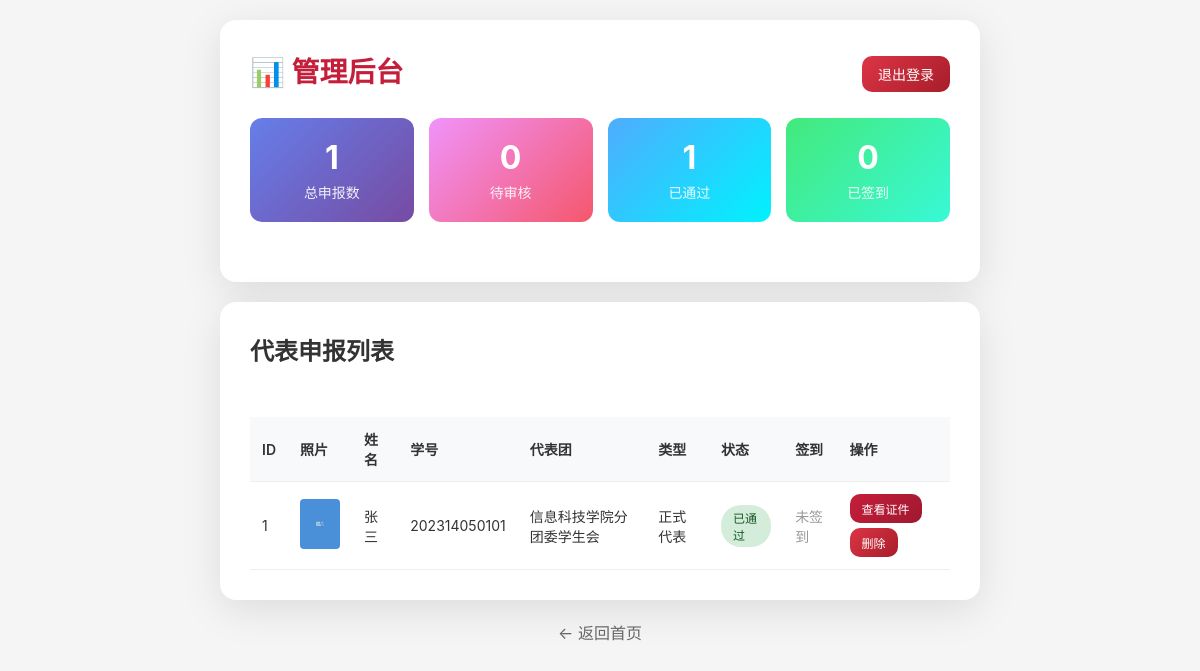
Screenshot of /admin (signed in) with the database file from the repository.
### tables this page shows
CREATE TABLE delegates (
            id INTEGER PRIMARY KEY AUTOINCREMENT,
            name TEXT NOT NULL,
            student_id TEXT NOT NULL UNIQUE,
            gender TEXT,
            political_status TEXT,
            delegation TEXT NOT NULL,
            delegation_type TEXT NOT NULL,
            class_name TEXT,
            photo_path TEXT,
            status TEXT DEFAULT 'pending',
            card_number TEXT,
            created_at TIMESTAMP DEFAULT CURRENT_TIMESTAMP,
            checked_in INTEGER DEFAULT 0,
            check_in_time TIMESTAMP
        );

### app.py (the view)
@app.route('/admin')
def admin_dashboard():
    if not session.get('admin'):
        return redirect(url_for('admin_login'))
    conn = get_db()
    c = conn.cursor()
    c.execute("SELECT * FROM delegates ORDER BY created_at DESC")
    delegates = c.fetchall()
    c.execute("SELECT COUNT(*) FROM delegates")
    total = c.fetchone()[0]
    c.execute("SELECT COUNT(*) FROM delegates WHERE status = 'pending'")
    pending = c.fetchone()[0]
    c.execute("SELECT COUNT(*) FROM delegates WHERE status = 'approved'")
    approved = c.fetchone()[0]
    c.execute("SELECT COUNT(*) FROM delegates WHERE checked_in = 1")
    checked_in = c.fetchone()[0]
    conn.close()
    return render_template('admin_dashboard.html', delegates=delegates,
                         stats={'total': total, 'pending': pending,
                                'approved': approved, 'checked_in': checked_in})

### app.py (called while the page is built)
def get_db():
    conn = sqlite3.connect(DB_PATH)
    conn.row_factory = sqlite3.Row
    return conn

### templates/admin_dashboard.html (shortened to what this page needs)
{% extends "base.html" %}
{% block content %}
<div class="card">
    <div class="admin-header">
        <div class="header" style="margin-bottom: 0; text-align: left;">
            <h1>📊 管理后台</h1>
        </div>
        <a href="{{ url_for('admin_logout') }}" class="btn btn-danger" style="padding: 8px 16px; font-size: 14px;">退出登录</a>
    </div>
    <div class="stats-grid">
        <div class="stat-card">
            <h3>{{ stats.total }}</h3>
            <p>总申报数</p>
        </div>
        <div class="stat-card" style="background: linear-gradient(135deg, #f093fb 0%, #f5576c 100%);">
            <h3>{{ stats.pending }}</h3>
            <p>待审核</p>
        </div>
        <div class="stat-card" style="background: linear-gradient(135deg, #4facfe 0%, #00f2fe 100%);">
            <h3>{{ stats.approved }}</h3>
            <p>已通过</p>
        </div>
        <div class="stat-card" style="background: linear-gradient(135deg, #43e97b 0%, #38f9d7 100%);">
            <h3>{{ stats.checked_in }}</h3>
            <p>已签到</p>
        </div>
    </div>
</div>
<div class="card">
    <div class="header" style="text-align: left;">
        <h2>代表申报列表</h2>
    </div>
    <div class="table-container">
        <table>
            <thead>
                <tr>
                    <th>ID</th>
                    <th>照片</th>
                    <th>姓名</th>
                    <th>学号</th>
                    <th>代表团</th>
                    <th>类型</th>
                    <th>状态</th>
                    <th>签到</th>
                    <th>操作</th>
                </tr>
            </thead>
            <tbody>
                {% for d in delegates %}
                <tr>
                    <td>{{ d.id }}</td>
                    <td>
                        {% if d.photo_path %}
                        <img src="/{{ d.photo_path }}" class="photo-thumb" alt="照片">
                        {% else %}
                        <span style="color: #999;">无</span>
                        {% endif %}
                    </td>
                    <td>{{ d.name }}</td>
                    <td>{{ d.student_id }}</td>
                    <td>{{ d.delegation }}</td>
                    <td>{{ d.delegation_type }}</td>
                    <td>
                        <span class="status-badge status-{{ d.status }}">
                            {% if d.status == 'pending' %}待审核
                            {% elif d.status == 'approved' %}已通过
                            {% elif d.status == 'rejected' %}已拒绝
                            {% endif %}
                        </span>
                    </td>
                    <td>
                        {% if d.checked_in %}
                        <span style="color: #28a745;">✅ 已签到</span>
                        {% else %}
                        <span style="color: #999;">未签到</span>
                        {% endif %}
                    </td>
                    <td>
                        <div class="actions">
                            <a href="{{ url_for('card_image', delegate_id=d.id) }}" class="btn btn-info" target="_blank">查看证件</a>
                            <a href="{{ url_for('delete_delegate', delegate_id=d.id) }}" class="btn btn-danger" onclick="return confirm('确定删除？此操作不可恢复！')">删除</a>
                        </div>
                    </td>
                </tr>
                {% endfor %}
            </tbody>
        </table>
    </div>
</div>
<div style="text-align: center; margin-top: 20px;">
    <a href="{{ url_for('index') }}" style="color: #666; text-decoration: none;">← 返回首页</a>
</div>
{% endblock %}

### templates/base.html (shortened to what this page needs)
<!DOCTYPE html>
<html lang="zh-CN">
<head>
</head>
<body>
    <div class="container">
        {% block content %}{% endblock %}
    </div>
</body>
</html>

### templates/base.html (style rules this page uses)
* { margin: 0; padding: 0; box-sizing: border-box; }
body { font-family: -apple-system, BlinkMacSystemFont, "Segoe UI", Roboto, "Helvetica Neue", Arial, "Noto Sans", "PingFang SC", "Hiragino Sans GB", "Microsoft YaHei", sans-serif; background: #f5f5f5; min-height: 100vh; color: #333; }
.container { max-width: 800px; margin: 0 auto; padding: 20px; }
.card { background: white; border-radius: 16px; box-shadow: 0 10px 40px rgba(0,0,0,0.1); padding: 30px; margin-bottom: 20px; }
.header { text-align: center; margin-bottom: 30px; }
.header h1 { color: #C41E3A; font-size: 28px; margin-bottom: 8px; }
.btn { display: inline-block; padding: 14px 32px; border: none; border-radius: 10px; font-size: 16px; font-weight: 500; cursor: pointer; transition: all 0.3s; text-decoration: none; text-align: center; }
.btn-danger { background: linear-gradient(135deg, #dc3545 0%, #a71d2a 100%); color: white; }
.btn-info { background: linear-gradient(135deg, #C41E3A 0%, #a01830 100%); color: white; }
.status-badge { display: inline-block; padding: 4px 12px; border-radius: 20px; font-size: 12px; font-weight: 500; }
.status-approved { background: #d4edda; color: #155724; }

### templates/admin_dashboard.html (style rules this page uses)
.stats-grid { display: grid; grid-template-columns: repeat(auto-fit, minmax(150px, 1fr)); gap: 15px; margin-bottom: 30px; }
.stat-card { background: linear-gradient(135deg, #667eea 0%, #764ba2 100%); color: white; padding: 20px; border-radius: 12px; text-align: center; }
.stat-card h3 { font-size: 32px; margin-bottom: 5px; }
.stat-card p { font-size: 14px; opacity: 0.9; }
.table-container { overflow-x: auto; }
table { width: 100%; border-collapse: collapse; margin-top: 20px; }
th, td { padding: 12px; text-align: left; border-bottom: 1px solid #eee; }
th { background: #f8f9fa; font-weight: 600; color: #333; font-size: 14px; }
td { font-size: 14px; }
.actions { display: flex; gap: 5px; flex-wrap: wrap; }
.actions .btn { padding: 6px 12px; font-size: 12px; }
.photo-thumb { width: 40px; height: 50px; object-fit: cover; border-radius: 4px; }
.admin-header { display: flex; justify-content: space-between; align-items: center; margin-bottom: 20px; }

### rows the page displays
delegates: id "1", photo_path (picture), name "张三", student_id "202314050101", delegation "信息科技学院分团委学生会", delegation_type "正式代表", status "已通过", checked_in "未签到"

### other values shown
{{ stats.total }} "1"
{{ stats.pending }} "0"
{{ stats.approved }} "1"
{{ stats.checked_in }} "0"
